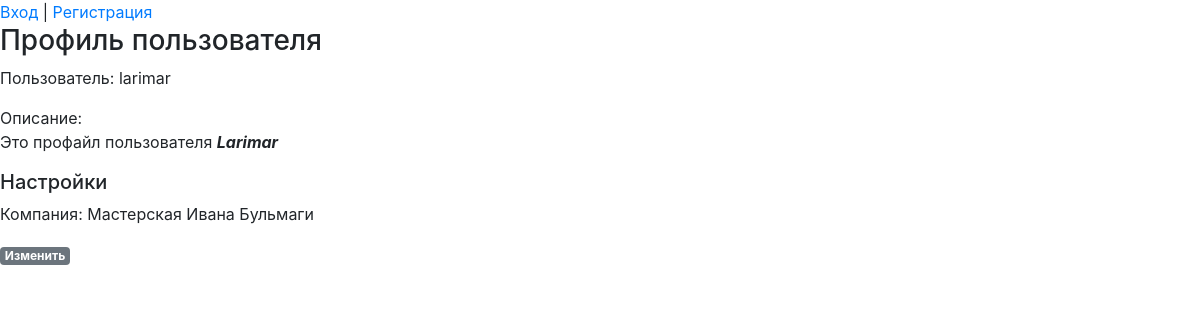
/accounts/profile/3, run on an earlier commit of the app's database.
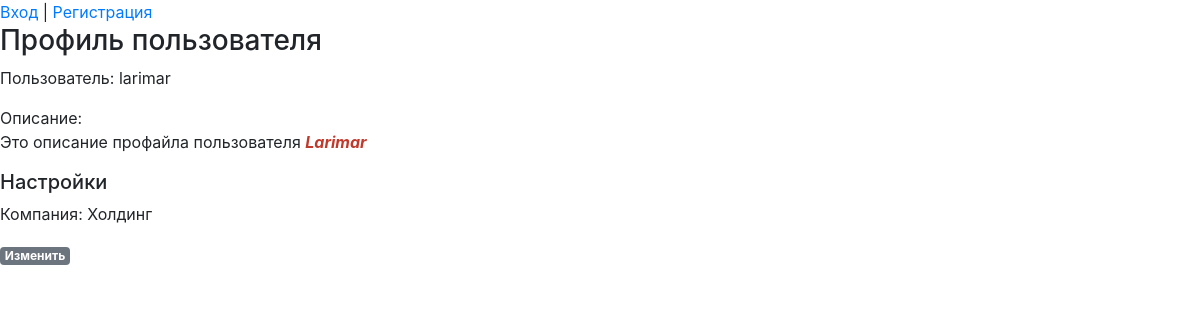
And on a later commit of the database.
### accounts/models.py (models this page shows, shortened)
class UserProfile(models.Model):
    user = models.OneToOneField('auth.User', on_delete=models.CASCADE, related_name='result_user_profile', verbose_name="Пользователь")
    company = models.ForeignKey('companies.Company', blank=True, null=True, on_delete=models.CASCADE, related_name='result_company_profile', verbose_name="Организация")
    description = RichTextUploadingField("Описание", blank=True, null=True)
    is_active = models.BooleanField("Активность", default=True)
    class Meta:
        verbose_name = 'Профиль Пользователя'
        verbose_name_plural = 'Профили Пользователей'

### companies/models.py (models this page shows, shortened)
class Company(MPTTModel):
    name = models.CharField("Наименование", max_length=64)
    description = RichTextUploadingField("Описание")
    parent = TreeForeignKey('self', null=True, blank=True, limit_choices_to={'is_active':True}, on_delete=models.CASCADE, related_name='company_children', verbose_name="Головная организация")
    structure_type = models.ForeignKey('Dict_CompanyStructureType', limit_choices_to={'is_active':True}, on_delete=models.CASCADE, related_name='company_structure_type', verbose_name="Тип в оргструктуре")
    type = models.ForeignKey('Dict_CompanyType', limit_choices_to={'is_active':True}, on_delete=models.CASCADE, related_name='company_type', verbose_name="Тип")
    datecreate = models.DateTimeField("Создана", auto_now_add=True)
    author = models.ForeignKey('auth.User', on_delete=models.CASCADE, verbose_name="Автор")
    is_active = models.BooleanField("Активность", default=True)
    class MPTTMeta:
        order_insertion_by = ['name']
    class Meta:
        verbose_name = 'Организация'
        verbose_name_plural = 'Организации'

### accounts/views.py (the view)
# urls.py: path('profile/<int:userid>', views.UserProfileDetail, name='userprofile_detail'),
def UserProfileDetail(request, userid):
    user_profile = UserProfile.objects.get(user=userid, is_active=True) #.company_id
    button_userprofile_update = 'Изменить'
    return render(request, 'userprofile_detail.html', {'user_profile': user_profile,
                                                       'button_userprofile_update': button_userprofile_update})

### templates/userprofile_detail.html
{% extends 'base.html' %}
{% block profile %}
   <h3>Профиль пользователя</h3>
   <p>Пользователь: {{ user_profile.user.username }}</p>
   {% autoescape off %}
         Описание: {{ user_profile.description }}
   {% endautoescape %}
   <h5>Настройки</h5>
   <p>Компания: {{ user_profile.company.name }}</p>
   <div class="comment-entry">
      <a href="{% url 'my_account:userprofile_update' user_profile.pk %}" class="top-menu"><span class="badge badge-secondary">{{ button_userprofile_update }}</span></a>
   </div>
{% endblock profile %}

### templates/base.html (shortened to what this page needs)
<!DOCTYPE html>
<html lang="en">
    <head>
        {% load static %}
        <link rel="stylesheet" href="{% static 'css/bootstrap.min.css' %}">
        <link rel="stylesheet" href="{% static 'css/hint.css' %}">
        <link rel="stylesheet" href="https://stackpath.bootstrapcdn.com/bootstrap/4.4.1/css/bootstrap.min.css">
        {% block head %}
            {% if user.is_authenticated %}
               <span class="hint hint--bottom hint--info" data-hint="Главная страница"><a href="{% url 'my_main:home' %}">Главная</a></span> |
               <span class="hint hint--bottom hint--info" data-hint="Организации"><a href="{% url 'my_company:menu_companies' %}">Организации</a></span> |
               <span class="hint hint--bottom hint--info" data-hint="Управление проектами и задачами"><a href="{% url 'my_company:menu_companies' %}">Проекты</a></span> |
               <span class="hint hint--bottom hint--info" data-hint="Профиль"><a href="{% url 'my_account:userprofile_detail' user.pk %}">{{ user.username }}</a></span>&nbsp;/&nbsp;
               <span class="hint hint--bottom hint--info" data-hint="Завершить сеанс"><a href="{% url 'my_account:logout' %}">Выход</a></span>
            {% else %}
               <a href="{% url 'my_account:login' %}">Вход</a> | <a href="{% url 'my_account:register' %}">Регистрация</a>
            {% endif %}
        {% endblock %}
    </head>
    <body>
        <br />
        <section id=content>
            {% block profile %}
            {% endblock %}
        </section>
    </body>
</html>

What changed in the data, as far as the page shows it:
changed UserProfile "larimar": description "Это профайл пользователя Larimar" → "Это описание профайла пользователя Larimar"; company.name "Мастерская Ивана Бульмаги" → "Холдинг"
